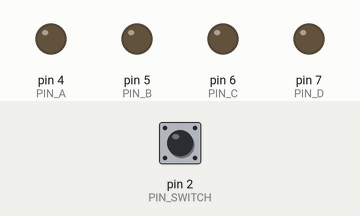
Bench run of a sketch on a simulated Arduino Uno, built with avr-gcc and run on an emulated ATmega328P. Parts: output pins drawn as LEDs (lit = HIGH). Dashed ring = blinking. The inputs (shaded band) are chosen by the test bench; at power-on: pin 2 (PIN_SWITCH) LOW.

Above: at 1.2 s.
1.3 s: pin 2 (PIN_SWITCH) pulled HIGH for 0.15 s
At 1.37 s:
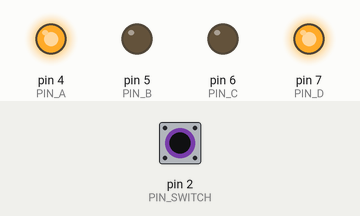
At 2.8 s:
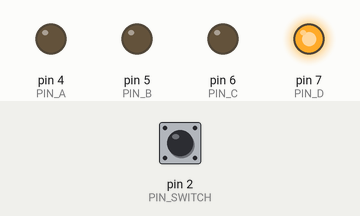
4.3 s: pin 2 (PIN_SWITCH) pulled HIGH for 3.2 s
At 4.66 s:
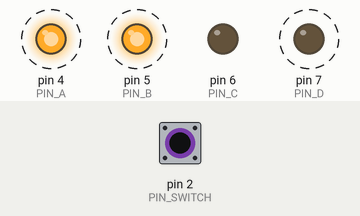
Timing chart, 0 to 9.1 s (numbered marks = the images above; inputs shaded):
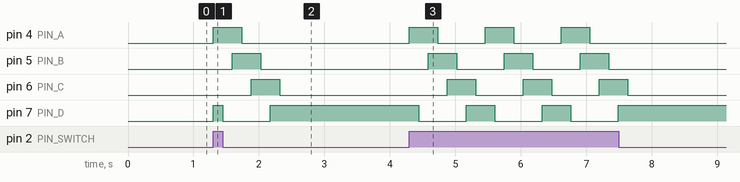

Measured:
- after the input at 1.3 s, pin 4 (PIN_A): LOW → HIGH at once, → LOW 0.44 s later; pin 5 (PIN_B): LOW → HIGH after 0.29 s, → LOW 0.44 s later; pin 6 (PIN_C): LOW → HIGH after 0.58 s, → LOW 0.44 s later; pin 7 (PIN_D): LOW → HIGH at once, → LOW 0.15 s later, → HIGH 0.73 s later
- after the input at 4.3 s, pin 4 (PIN_A): alternates HIGH for 0.44 s and LOW for 0.73 s, 6 changes in all, then stays LOW, starting at once; pin 5 (PIN_B): alternates HIGH for 0.44 s and LOW for 0.73 s, 6 changes in all, then stays LOW, starting after 0.29 s

The sketch:

startracker_28BYJ.ino
```cpp
#define PIN_A 4
#define PIN_B 5
#define PIN_C 6
#define PIN_D 7
#define PIN_SWITCH 2
#define STEPS_PER_REV 512

bool isEnabled;
const int numSteps = 8;
int delays[numSteps];
int steps[numSteps] = {
	0b1000,
	0b1100,
	0b0100,
	0b0110,
	0b0010,
	0b0011,
	0b0001,
	0b1001
};

void setup()
{
	pinMode(PIN_A, OUTPUT);
	pinMode(PIN_B, OUTPUT);
	pinMode(PIN_C, OUTPUT);
	pinMode(PIN_D, OUTPUT);
	pinMode(PIN_SWITCH, INPUT);

	const int totalDelay = 1160;

	for (int i = 0; i < numSteps; ++i)
		delays[i] = totalDelay / numSteps + (i < totalDelay % numSteps ? 1 : 0);
}

void write(int b)
{
	digitalWrite(PIN_A, bitRead(b, 0));
	digitalWrite(PIN_B, bitRead(b, 1));
	digitalWrite(PIN_C, bitRead(b, 2));
	digitalWrite(PIN_D, bitRead(b, 3));
}

void step(bool reverse)
{
	int index;

	for (int i = 0; i < numSteps; ++i)
	{
		if (reverse)
			index = numSteps - 1 - i;
		else
			index = i;

		write(steps[index]);
		delay(delays[i]);
	}
}

void loop()
{
	isEnabled = digitalRead(PIN_SWITCH);

	if (isEnabled)
		step(true);
}
```
